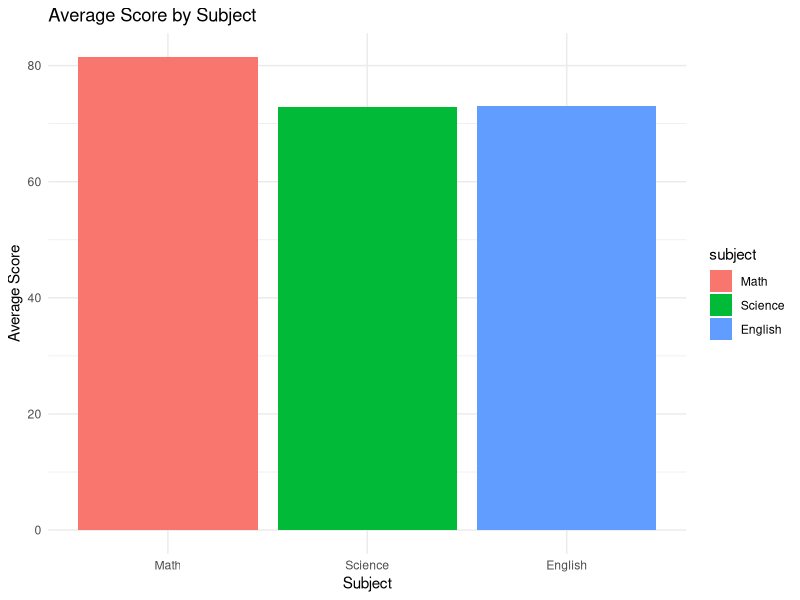

R code for this plot:
## ---- chunk 1
library(dplyr)
library(ggplot2)
## ---- chunk 2
# Load libraries
library(dplyr)
library(ggplot2)

# Create synthetic dataset
set.seed(42)

students <- c("Ava","Ben","Carlos","Dana","Elijah",
              "Fatima","Grace","Hiro","Isla","Jamal")

subjects <- c("Math","Science","English")

grades <- expand.grid(student = students,
                      subject = subjects) %>%
  mutate(score = round(rnorm(n(), mean = 75, sd = 12)),
         score = pmin(pmax(score,0),100))

student_summary <- grades %>%
  group_by(student) %>%
  summarise(
    average_score = round(mean(score),1),
    min_score = min(score),
    max_score = max(score)
  )

subject_summary <- grades %>%
  group_by(subject) %>%
  summarise(average_score = round(mean(score),1))

at_risk <- student_summary %>%
  filter(average_score < 60)

subject_plot <- ggplot(subject_summary,
                       aes(x = subject,
                           y = average_score,
                           fill = subject)) +
  geom_col() +
  labs(title = "Average Score by Subject",
       x = "Subject",
       y = "Average Score") +
  theme_minimal()

student_summary
subject_summary
at_risk
subject_plot
